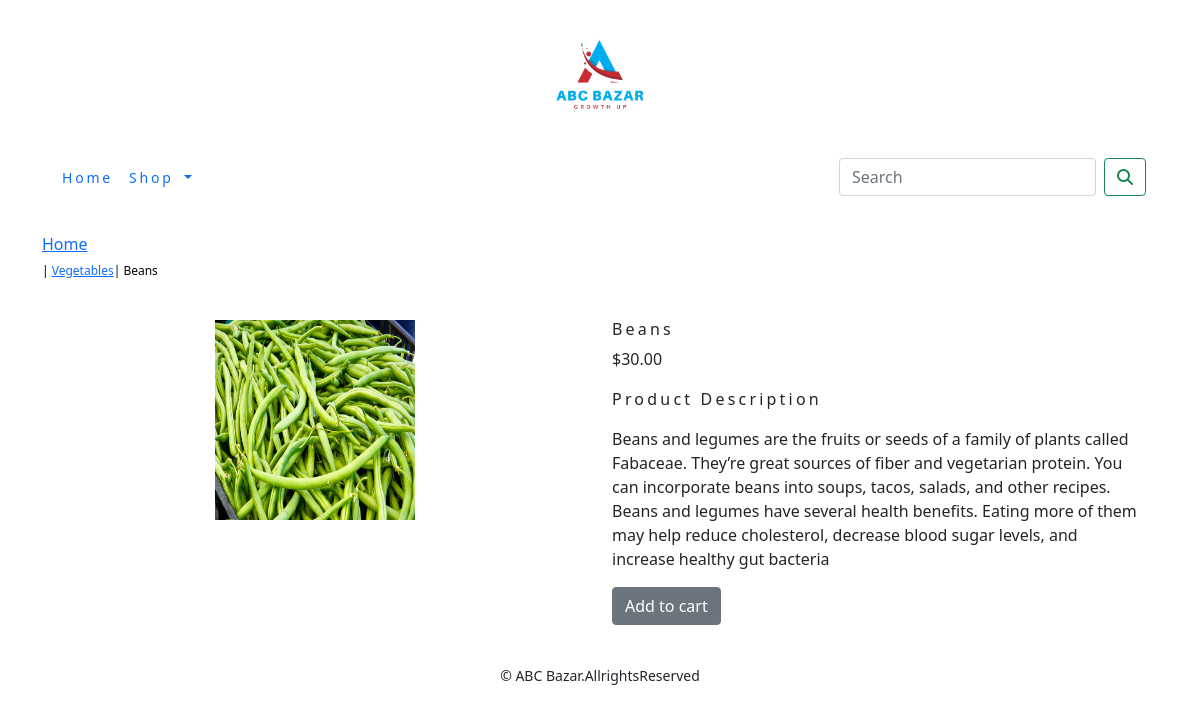
/vegetables/beans/, run on the app's committed database.
### shop/models.py (models this page shows, shortened)
class Product(models.Model):
    name = models.CharField(max_length=250, unique=True)
    slug = models.SlugField(max_length=250, unique=True)
    description = models.TextField(blank=True)
    price=models.DecimalField(max_digits=10,decimal_places=2)
    image = models.ImageField(upload_to='category', blank=True)
    category=models.ForeignKey(Category,on_delete=models.CASCADE)
    stock=models.IntegerField()
    available=models.BooleanField(default=True)
    created=models.DateTimeField(auto_now_add=True)
    updated=models.DateTimeField(auto_now=True)
    class Meta:
       ordering=('name',)
       verbose_name='product'
       verbose_name_plural='products'

class Category(models.Model):
    name=models.CharField(max_length=250,unique=True)
    slug=models.SlugField(max_length=250,unique=True)
    description=models.TextField(blank=True)
    image=models.ImageField(upload_to='category',blank=True)
    class Meta:
       ordering=('name',)
       verbose_name='category'
       verbose_name_plural='categories'
    def get_url(self):
        return reverse('shop:products_by_category',args=[self.slug])
    def __str__(self):
        return'{}'.format(self.name)

### shop/views.py (the view)
# urls.py: path('<slug:c_slug>/<slug:product_slug>/', views.Prodetail, name='prodCatDetail'),
def Prodetail(request,c_slug,product_slug):
    try:
        product=Product.objects.get(category__slug=c_slug,slug=product_slug)
    except Exception as e:
        raise e
    return render(request,'product.html',{'product':product})

### cart/context_processors.py (called while the page is built)
def counter(request):
    item_count=0
    if 'admin' in request.path:
        return{}
    else:
        try:
            cart=Cart.objects.filter(cart_id=_cart_id(request))
            cart_items=CartItem.objects.all().filter(cart=cart[:1])
            for cart_item in cart_items:
                item_count += cart_item.quantity
        except Cart.DoesNotExist:
            item_count=0
    return dict(item_count=item_count)

### cart/views.py (called while the page is built)
def _cart_id(request):
    cart=request.session.session_key
    if not cart:
        cart=request.session.create()
    return cart

### shop/context_processors.py (called while the page is built)
def menu_links(request):
    links=Category.objects.all()
    return dict(links=links)

### template/product.html (shortened to what this page needs)
{% extends 'base.html' %}
{% load static %}
{% block content %}
<div class="row my_prod_row_class">
    <div class="mx_auto">
        <p><a href="{% url 'shop:allProdCat' %}"><h6>Home</h6></a> | <a href="{{product.category.get_url}}"> {{product.category}}</a>| {{product.name}}</p>
    </div>
<div class="container">
<br>
<div class="row">
<div class="col-12 col-sm-12 col-md-12 col-lg-6 text-center">
    <div style="min-width:18rem">
    <img src="{{product.image.url}}" width="200" height="200" alt="{{product.name}}">
    </div>
</div>
<div class="col-12 col-sm-12 col-md-12 col-lg-6">
    <div>
        <h5 class="my_prod_title">{{product.name}}</h5>
        <p>${{product.price}}</p>
        <p class="my_title">Product Description</p>
        <p class="text-justify my_prod_text">{{product.description}}</p>
        {% if product.stock <= 0 %}
            <p class="text-justify my_prod_text"><b> OUT OF STOCK</b></p>
        {% else %}
            <a class="btn btn-secondary" href="{% url 'cart:add_cart' product.id %}">Add to cart</a>
        {% endif %}
    </div>
</div>
</div>
</div>
</div>
{% endblock %}

### static/css/custom.css (style rules this page uses)
body { font-family: 'Poppins', sans-serif; }
.my_title { font-size: 16px text_transform: uppercase; letter-spacing: .2em }
.my_prod_row_class { padding-top:15px; padding-bottom:20px; }
.my_prod_row_class .mx_auto { color: #000; font-size:12px; text-decoration:none; }
.my_prod_title { font-size:16px; text-text_transform:uppercase; letter-spacing: .2em; padding-top:15px padding-bottom:10px; }
.my_prod_text { padding-right: 20px; }

### data on the page
Product: category "Vegetables", name "Beans", image (picture), price "30.00", description "Beans and legumes are the fruits or seeds of a family of plants called Fabaceae. They’re great sources of fiber and vegetarian protein. You can incorporate beans into soups, tacos, salads, and other recipes. Beans and legumes have several health benefits. Eating more of them may help reduce cholesterol, decrease blood sugar levels, and increase healthy gut bacteria"
